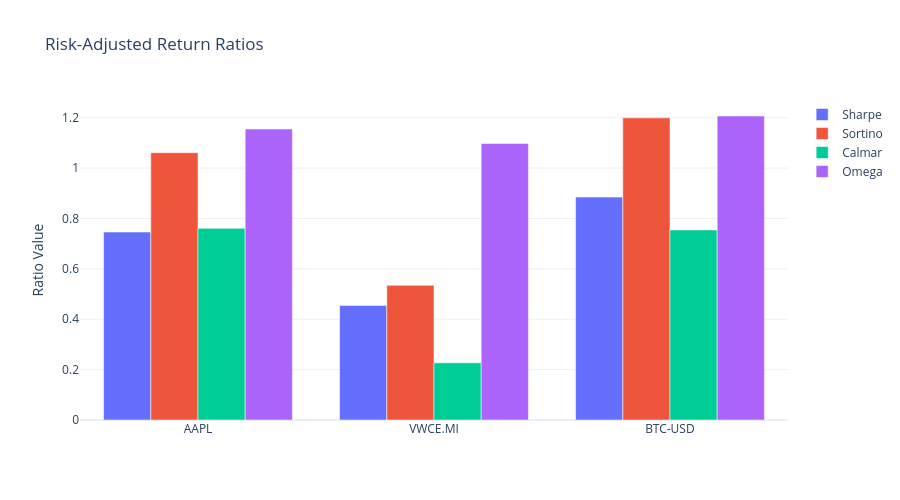

Notebook cell for this chart:
### Markdown cell above
## Key Ratios Bar Chart

### Code cell
ratios_data = {}
for name, ret in assets.items():
    ratios_data[name] = {
        'Sharpe': sharpe_ratio(ret),
        'Sortino': sortino_ratio(ret),
        'Calmar': calmar_ratio(ret),
        'Omega': omega_ratio(ret),
    }

ratios_df = pd.DataFrame(ratios_data)

fig = go.Figure()
for ratio_name in ratios_df.index:
    fig.add_trace(go.Bar(
        x=ratios_df.columns,
        y=ratios_df.loc[ratio_name],
        name=ratio_name,
    ))
fig.update_layout(
    title='Risk-Adjusted Return Ratios',
    yaxis_title='Ratio Value',
    barmode='group',
    template='plotly_white',
    height=500,
)
fig.show()

### Figure 1 — Plotly figure (JSON) as saved in the notebook; plotly's stock layout.template omitted (floating-point values rounded to 4 significant figures)
{"data": [{"name": "Sharpe", "type": "bar", "x": ["AAPL", "VWCE.MI", "BTC-USD"], "y": [0.7461, 0.4543, 0.8848]}, {"name": "Sortino", "type": "bar", "x": ["AAPL", "VWCE.MI", "BTC-USD"], "y": [1.061, 0.5346, 1.199]}, {"name": "Calmar", "type": "bar", "x": ["AAPL", "VWCE.MI", "BTC-USD"], "y": [0.7607, 0.2268, 0.7543]}, {"name": "Omega", "type": "bar", "x": ["AAPL", "VWCE.MI", "BTC-USD"], "y": [1.155, 1.098, 1.207]}], "layout": {"barmode": "group", "height": 500, "title": {"text": "Risk-Adjusted Return Ratios"}, "yaxis": {"title": {"text": "Ratio Value"}}}}
